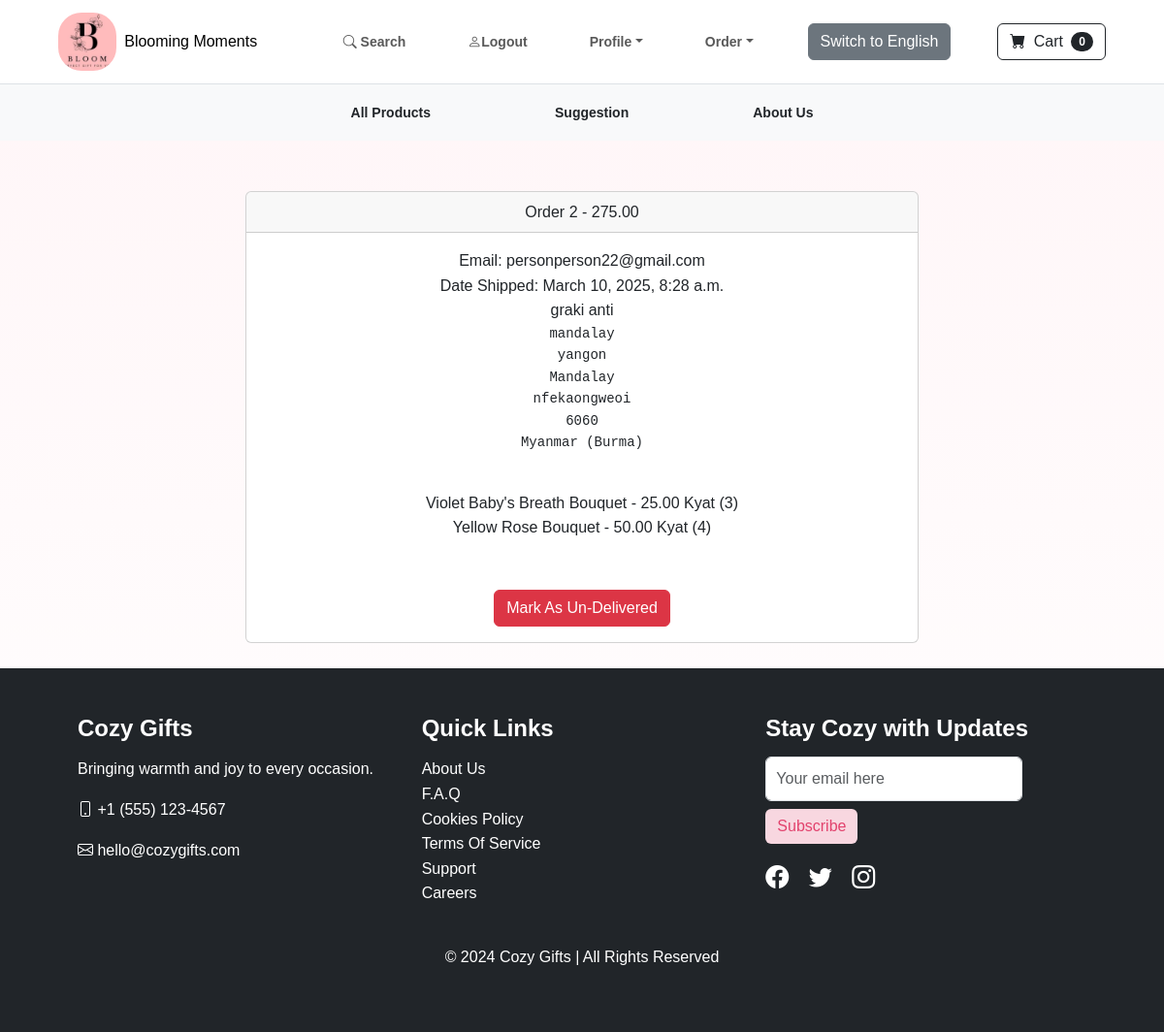
Page /payment/orders/2 (signed in) on the committed database.
### payment/models.py (models this page shows, shortened)
class Order(models.Model):
  user = models.ForeignKey(User,on_delete=models.CASCADE,null=True,blank=True)
  full_name = models.CharField(max_length=250)
  email = models.EmailField(max_length=250)
  shipping_address = models.TextField(max_length=150000)
  amount_paid = models.DecimalField(max_digits = 7,decimal_places=2)
  date_ordered = models.DateTimeField(auto_now_add=True)
  shipped = models.BooleanField(default = False)
  date_shipped = models.DateTimeField(blank=True,null=True)

class OrderItem(models.Model):
  order = models.ForeignKey(Order,on_delete=models.CASCADE,null=True)
  product = models.ForeignKey(Product,on_delete=models.CASCADE,null=True,blank=True)
  user = models.ForeignKey(User,on_delete=models.CASCADE,null=True)
  quantity = models.PositiveBigIntegerField(default = 1)
  price = models.DecimalField(max_digits = 7,decimal_places = 2)

### store/models.py (models this page shows)
class Product(models.Model):
  name = models.CharField(max_length=100)
  price = models.PositiveIntegerField(default=0)
  category = models.ForeignKey(Category,on_delete = models.CASCADE,null=True, blank=True)
  color = models.ForeignKey(Color,null=True, blank=True,on_delete=models.CASCADE)
  description = models.CharField(max_length=250,default='',blank=True,null = True)
  image = models.ImageField(upload_to = 'uploads/product/')
  is_sale = models.BooleanField(default =False)
  sale_price = models.DecimalField(default=0,decimal_places=2,max_digits=6)
  def __str__(self):
    return self.name

### payment/views.py (the view, shortened to what this page needs)
# urls.py: path('orders/<int:pk>',views.orders,name="orders"),
def orders(request,pk):
  if request.user.is_authenticated and request.user.is_superuser:
    order = Order.objects.get(id=pk)
    now = datetime.datetime.now()
    items = OrderItem.objects.filter(order=pk)
    return render(request,"payment/orders.html",{'order':order,'items':items})
  else:
    messages.success(request,"Access Denied")
    return redirect('home')

### cart/cart.py (called while the page is built)
  def __len__(self):
    return len(self.cart)

### cart/context_processors.py (called while the page is built)
def cart(request):
  return {'cart':Cart(request)}

### payment/templates/payment/orders.html (shortened to what this page needs)
{% extends 'base.html' %}
{% load static %}
{% block styles %}
<link rel="stylesheet" href="{% static 'css/about_us.css' %}">
{% endblock %}
{% block content %}
  <div class="container">
    <div class="row">
      <center>
        <div class="col-8">
          <br><br>
          <div class="card">
            <div class="card-header">
              Order {{order.id}} - {{order.amount_paid}}
            </div>
            <div class="card-body">
              Email: {{order.email}}<br>
              {% if order.date_shipped %}
                Date Shipped: {{order.date_shipped}}
              {% else %}
                Date Ordered: {{order.date_ordered}}
              {% endif %}
              <br>
              {{order.full_name}}<br>
              <pre>{{order.shipping_address}}
              </pre>
              {% for item in items %}
              {{ item.product }} -   {{  item.price }} Kyat ({{ item.quantity }})<br>
              {% endfor %}
              <br><br>
              {% if not order.shipped %}
              <form method="POST">
                {% csrf_token %}
                <input type="hidden" name="shipping_status" value="true">
                <button type="submit" class="btn btn-success">Mark As Delivered</button>
              </form>
                {% else %}
                <form action="" method="POST">
                <button type="submit" class="btn btn-danger">Mark As Un-Delivered</button>
              </form>
              {% endif %}
            </div>
          </div>
          <br>
        </div>
      </center>
    </div>
  </div>
{% endblock %}

### static/css/styles.css (style rules this page uses)
body { font-family: 'Lora', serif; background-color: whitesmoke; margin: 0; padding: 0; }
.container { max-width: 1140px; }

### static/css/about_us.css (style rules this page uses)
* { margin: 0; padding: 0; box-sizing: border-box; }
body { font-family: 'Arial', sans-serif; line-height: 1.6; color: #333; background: linear-gradient(to bottom, #fff5f7 0%, #ffffff 100%); }
.container { width: 90%; max-width: 1200px; margin: 0 auto; padding: 0 20px; }

### rows in the picture
Order: id "2", amount_paid "275.00", email "personperson22@gmail.com", date_shipped "March 10, 2025, 8:28 a.m.", full_name "graki anti", shipping_address "mandalay yangon Mandalay nfekaongweoi 6060 Myanmar (Burma)"
OrderItem: product "Violet Baby's Breath Bouquet", price "25.00", quantity "3"
OrderItem: product "Yellow Rose Bouquet", price "50.00", quantity "4"

### other values in the picture
{{ cart|length }} "0"
